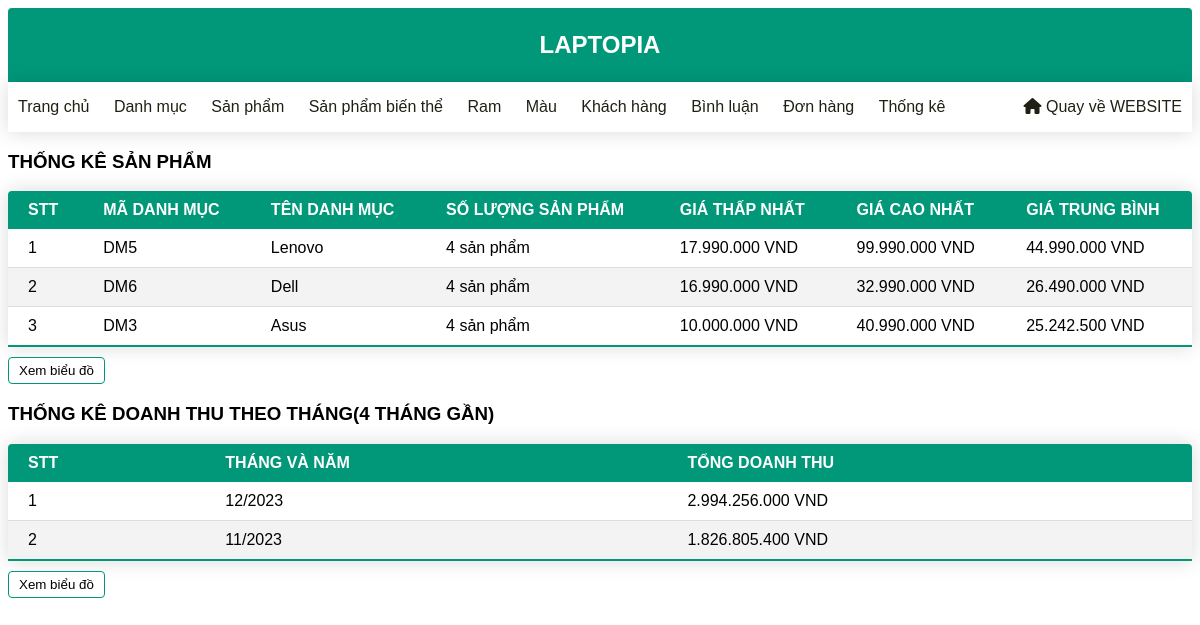
The page /admin/index.php?act=thongke (signed in) on the database its author committed.
### tables this page shows
CREATE TABLE `danh_muc` (
  `id` int NOT NULL,
  `name` varchar(255) NOT NULL
);

### model/pdo.php (called while the page is built, shortened)
<?php
function pdo_get_connection(){
    $servername = "localhost";
    $username = "root";
    $password = "";
    try {
        $conn = new PDO("mysql:host=$servername;dbname=da1", $username, $password);
        $conn->setAttribute(PDO::ATTR_ERRMODE, PDO::ERRMODE_EXCEPTION);
        return $conn;
    } catch(PDOException $e) {
        echo "Connection failed: " . $e->getMessage();
    }
}
function pdo_query($sql){
    $sql_args=array_slice(func_get_args(),1);
    try{
        $conn=pdo_get_connection();
        $stmt=$conn->prepare($sql);
        $stmt->execute($sql_args);
        $rows=$stmt->fetchAll();
        return $rows;
    }
    catch(PDOException $e){
        throw $e;
    }
    finally{
        unset($conn);
    }
}
?>

### model/thongke.php (called while the page is built)
<?php
function load_thongke(){
$sql="SELECT danh_muc.id, danh_muc.name, count(*) as soluong, min(price) as gia_min, max(price) as gia_max, avg(price) as gia_avg FROM danh_muc join san_pham on danh_muc.id=san_pham.iddm
GROUP BY danh_muc.id, danh_muc.name
ORDER BY soluong DESC";
return pdo_query($sql);
}
function thongke(){
$sql="SELECT
DATE_FORMAT(bill.ngaydh, '%Y-%m') AS 'thangvanam',
SUM(cart.soluong * cart.price) AS 'doanhthu'
FROM bill
JOIN cart ON bill.id = cart.idbill
WHERE bill.bill_pttt = 1 and bill.bill_status = 4 or bill.bill_pttt = 2 and bill.bill_status <> 5    -- Chỉ lấy các đơn hàng đã giao thành công
GROUP BY DATE_FORMAT(bill.ngaydh, '%Y-%m')
ORDER BY MAX(bill.ngaydh) DESC  -- Sử dụng hàm tổng hợp MAX để ORDER BY
LIMIT 4";
return pdo_query($sql);
}
?>

### admin/thongke/list.php (the view)
<div class="mb10">
    <h3>THỐNG KÊ SẢN PHẨM</h3>
</div>
<div class="formcontent">
    <form action="index.php?act=thongke" method="post">
        <div class="mb10">
            <table class="mb10 content-table">
                <thead>
                    <tr>
                        <th>STT</th>
                        <th>MÃ DANH MỤC</th>
                        <th>TÊN DANH MỤC</th>
                        <th>SỐ LƯỢNG SẢN PHẨM</th>
                        <th>GIÁ THẤP NHẤT</th>
                        <th>GIÁ CAO NHẤT</th>
                        <th>GIÁ TRUNG BÌNH</th>
                    </tr>
                </thead>
                <tbody>
                    <?php foreach ($thongke as $key => $tk) : ?>
                        <tr>
                            <td><?php echo $key + 1 ?></td>
                            <td>DM<?php echo $tk['id'] ?></td>
                            <td><?php echo $tk['name'] ?></td>
                            <td><?php echo $tk['soluong'] ?> sản phẩm</td>
                            <td><?php echo number_format($tk['gia_min'], 0, ",", ".") ?> VND</td>
                            <td><?php echo number_format($tk['gia_max'], 0, ",", ".") ?> VND</td>
                            <td><?php echo number_format($tk['gia_avg'], 0, ",", ".") ?> VND</td>
                        </tr>
                    <?php endforeach ?>
                </tbody>
            </table>
        </div>
        <a href="index.php?act=bieudo"><input type="button" value="Xem biểu đồ"></a>
    </form>
</div>
<div class="mb10">
    <h3>THỐNG KÊ DOANH THU THEO THÁNG(4 THÁNG GẦN)</h3>
</div>
<div class="formcontent">
    <form action="index.php?act=thongke" method="post">
        <div class="mb10">
            <table class="mb10 content-table">
                <thead>
                    <tr>
                        <th>STT</th>
                        <th>THÁNG VÀ NĂM</th>
                        <th>TỔNG DOANH THU</th>
                    </tr>
                </thead>
                <tbody>
                    <?php foreach ($thongke1 as $key => $tk) : ?>
                        <tr>
                            <td><?php echo $key + 1 ?></td>
                            <td><?php echo date("m/Y", strtotime($tk['thangvanam'])) ?></td>
                            <td><?php echo number_format($tk['doanhthu'], 0, ",", ".") ?> VND</td>
                        </tr>
                    <?php endforeach ?>
                </tbody>
            </table>
        </div>
        <a href="index.php?act=bieudo1"><input type="button" value="Xem biểu đồ"></a>
    </form>
</div>

### css/admin.css (style rules this page uses)
* { box-sizing: border-box; font-family: 'Tahoma', Geneva, Verdana, sans-serif; }
.mb10 { margin-bottom: 10px; }
.content-table { width: 100%; border-collapse: collapse; border-radius: 4px 4px 0 0; overflow: hidden; box-shadow: 0 0 20px rgba(0, 0, 0, 0.15); }
.content-table thead tr { background-color: #009879; color: #fff; text-align: left; font-weight: bold; }
.content-table td, .content-table th { padding: 10px 20px; }
.content-table tbody tr { border-bottom: 1px solid #dddddd; }
.content-table tbody tr:nth-of-type(even) { background-color: #f3f3f3; }
.content-table tbody tr:last-of-type { border-bottom: 2px solid #009879; }
.formcontent input[type="submit"], .formcontent input[type="reset"], .formcontent input[type="button"] { border: 1px solid #009879; border-radius: 4px; padding: 5px 10px; background-color: white; }

### rows shown on the page
danh_muc: id "5", name "Lenovo", soluong "4", gia_min "17.990.000", gia_max "99.990.000", gia_avg "44.990.000"
danh_muc: id "6", name "Dell", soluong "4", gia_min "16.990.000", gia_max "32.990.000", gia_avg "26.490.000"
danh_muc: id "3", name "Asus", soluong "4", gia_min "10.000.000", gia_max "40.990.000", gia_avg "25.242.500"

### other values the page prints
date("m/Y", strtotime($tk['thangvanam'])) "12/2023"
$tk['doanhthu'] "2.994.256.000"
date("m/Y", strtotime($tk['thangvanam'])) "11/2023"
$tk['doanhthu'] "1.826.805.400"
